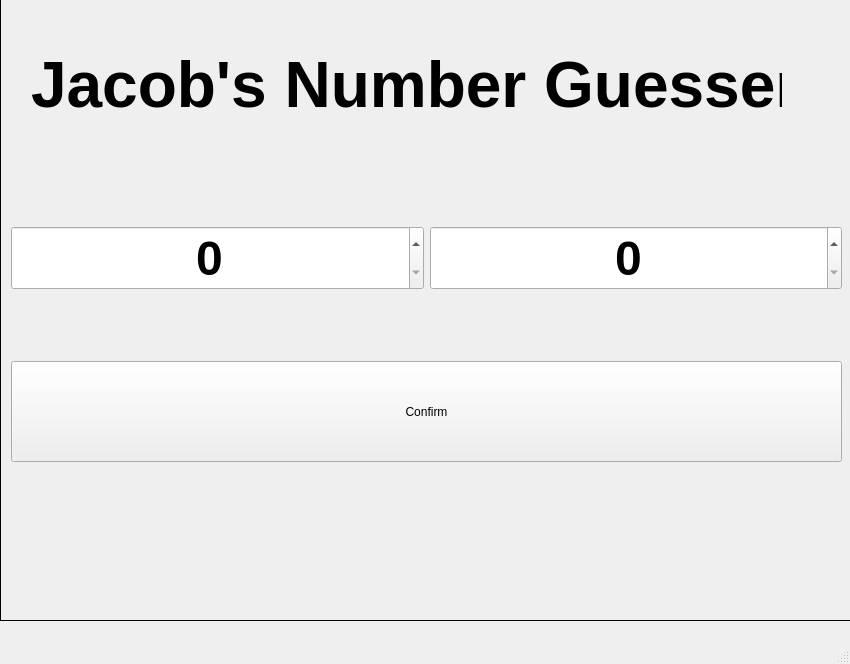
<?xml version="1.0" encoding="UTF-8"?>
<ui version="4.0">
 <class>MainWindow</class>
 <widget class="QMainWindow" name="MainWindow">
  <property name="geometry">
   <rect>
    <x>0</x>
    <y>0</y>
    <width>850</width>
    <height>664</height>
   </rect>
  </property>
  <property name="windowTitle">
   <string>MainWindow</string>
  </property>
  <widget class="QWidget" name="centralwidget">
   <widget class="QStackedWidget" name="stackedWidget">
    <property name="geometry">
     <rect>
      <x>0</x>
      <y>-10</y>
      <width>851</width>
      <height>631</height>
     </rect>
    </property>
    <property name="frameShape">
     <enum>QFrame::Shape::Box</enum>
    </property>
    <property name="currentIndex">
     <number>0</number>
    </property>
    <widget class="QWidget" name="mainMeny">
     <widget class="QLabel" name="label_2">
      <property name="geometry">
       <rect>
        <x>30</x>
        <y>0</y>
        <width>751</width>
        <height>191</height>
       </rect>
      </property>
      <property name="text">
       <string>&lt;html&gt;&lt;head/&gt;&lt;body&gt;&lt;p&gt;&lt;span style=&quot; font-size:48pt; font-weight:700;&quot;&gt;Jacob's Number Guesser&lt;/span&gt;&lt;/p&gt;&lt;/body&gt;&lt;/html&gt;</string>
      </property>
     </widget>
     <widget class="QPushButton" name="btnConfirm">
      <property name="geometry">
       <rect>
        <x>10</x>
        <y>370</y>
        <width>831</width>
        <height>101</height>
       </rect>
      </property>
      <property name="text">
       <string>Confirm</string>
      </property>
     </widget>
     <widget class="QWidget" name="layoutWidget">
      <property name="geometry">
       <rect>
        <x>10</x>
        <y>202</y>
        <width>831</width>
        <height>131</height>
       </rect>
      </property>
      <layout class="QHBoxLayout" name="horizontalLayout">
       <item>
        <widget class="QSpinBox" name="sbStart">
         <property name="font">
          <font>
           <pointsize>36</pointsize>
           <bold>true</bold>
          </font>
         </property>
         <property name="alignment">
          <set>Qt::AlignmentFlag::AlignCenter</set>
         </property>
         <property name="maximum">
          <number>1000</number>
         </property>
        </widget>
       </item>
       <item>
        <widget class="QSpinBox" name="sbEnd">
         <property name="font">
          <font>
           <pointsize>36</pointsize>
           <bold>true</bold>
          </font>
         </property>
         <property name="alignment">
          <set>Qt::AlignmentFlag::AlignCenter</set>
         </property>
         <property name="maximum">
          <number>1000</number>
         </property>
        </widget>
       </item>
      </layout>
     </widget>
    </widget>
    <widget class="QWidget" name="guesser">
     <widget class="QLabel" name="label">
      <property name="geometry">
       <rect>
        <x>30</x>
        <y>0</y>
        <width>751</width>
        <height>191</height>
       </rect>
      </property>
      <property name="frameShape">
       <enum>QFrame::Shape::NoFrame</enum>
      </property>
      <property name="text">
       <string>&lt;html&gt;&lt;head/&gt;&lt;body&gt;&lt;p&gt;&lt;span style=&quot; font-size:48pt; font-weight:700;&quot;&gt;Jacob's Number Guesser&lt;/span&gt;&lt;/p&gt;&lt;/body&gt;&lt;/html&gt;</string>
      </property>
      <property name="alignment">
       <set>Qt::AlignmentFlag::AlignCenter</set>
      </property>
     </widget>
     <widget class="QPushButton" name="btnGuess">
      <property name="geometry">
       <rect>
        <x>30</x>
        <y>440</y>
        <width>751</width>
        <height>61</height>
       </rect>
      </property>
      <property name="font">
       <font>
        <pointsize>24</pointsize>
        <bold>true</bold>
       </font>
      </property>
      <property name="text">
       <string>Guess</string>
      </property>
     </widget>
     <widget class="QSpinBox" name="txtGuess">
      <property name="geometry">
       <rect>
        <x>30</x>
        <y>380</y>
        <width>751</width>
        <height>51</height>
       </rect>
      </property>
      <property name="font">
       <font>
        <pointsize>24</pointsize>
        <bold>true</bold>
       </font>
      </property>
      <property name="alignment">
       <set>Qt::AlignmentFlag::AlignCenter</set>
      </property>
      <property name="maximum">
       <number>1000</number>
      </property>
     </widget>
     <widget class="QTextBrowser" name="txtAnswer">
      <property name="geometry">
       <rect>
        <x>30</x>
        <y>140</y>
        <width>751</width>
        <height>211</height>
       </rect>
      </property>
      <property name="font">
       <font>
        <pointsize>36</pointsize>
        <bold>true</bold>
       </font>
      </property>
      <property name="layoutDirection">
       <enum>Qt::LayoutDirection::LeftToRight</enum>
      </property>
      <property name="autoFillBackground">
       <bool>false</bool>
      </property>
      <property name="frameShape">
       <enum>QFrame::Shape::StyledPanel</enum>
      </property>
      <property name="frameShadow">
       <enum>QFrame::Shadow::Raised</enum>
      </property>
      <property name="html">
       <string>&lt;!DOCTYPE HTML PUBLIC &quot;-//W3C//DTD HTML 4.0//EN&quot; &quot;http://www.w3.org/TR/REC-html40/strict.dtd&quot;&gt;
&lt;html&gt;&lt;head&gt;&lt;meta name=&quot;qrichtext&quot; content=&quot;1&quot; /&gt;&lt;meta charset=&quot;utf-8&quot; /&gt;&lt;style type=&quot;text/css&quot;&gt;
p, li { white-space: pre-wrap; }
hr { height: 1px; border-width: 0; }
li.unchecked::marker { content: &quot;\2610&quot;; }
li.checked::marker { content: &quot;\2612&quot;; }
&lt;/style&gt;&lt;/head&gt;&lt;body style=&quot; font-family:'Segoe UI'; font-size:36pt; font-weight:700; font-style:normal;&quot;&gt;
&lt;p align=&quot;center&quot; style=&quot; margin-top:0px; margin-bottom:0px; margin-left:0px; margin-right:0px; -qt-block-indent:0; text-indent:0px;&quot;&gt;Enter A Number To Guess, Good Luck!&lt;/p&gt;&lt;/body&gt;&lt;/html&gt;</string>
      </property>
     </widget>
     <widget class="QPushButton" name="btnPlayAgain">
      <property name="geometry">
       <rect>
        <x>30</x>
        <y>440</y>
        <width>751</width>
        <height>61</height>
       </rect>
      </property>
      <property name="font">
       <font>
        <pointsize>24</pointsize>
        <bold>true</bold>
       </font>
      </property>
      <property name="text">
       <string>Play Again</string>
      </property>
     </widget>
    </widget>
   </widget>
  </widget>
  <widget class="QStatusBar" name="statusbar"/>
  <action name="actiond">
   <property name="text">
    <string>d</string>
   </property>
  </action>
 </widget>
 <resources/>
 <connections/>
</ui>
